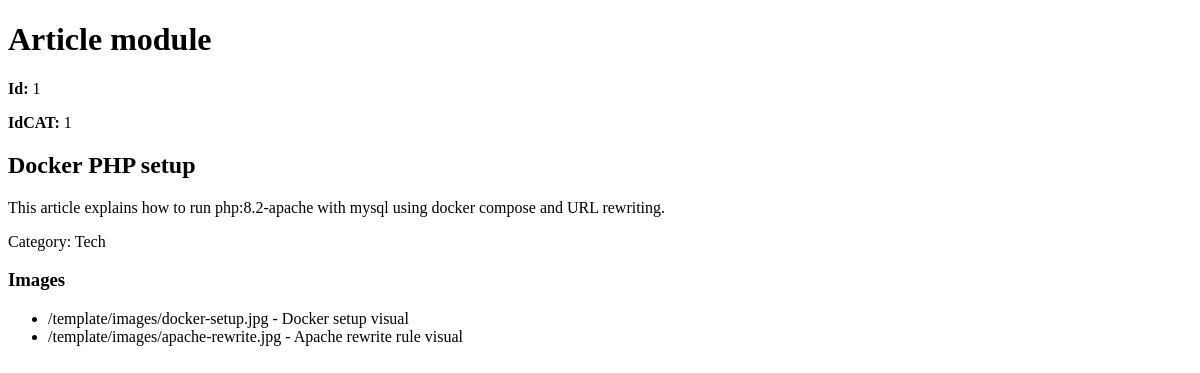
Page /pages/modules.php?id=1 on the earlier database version.
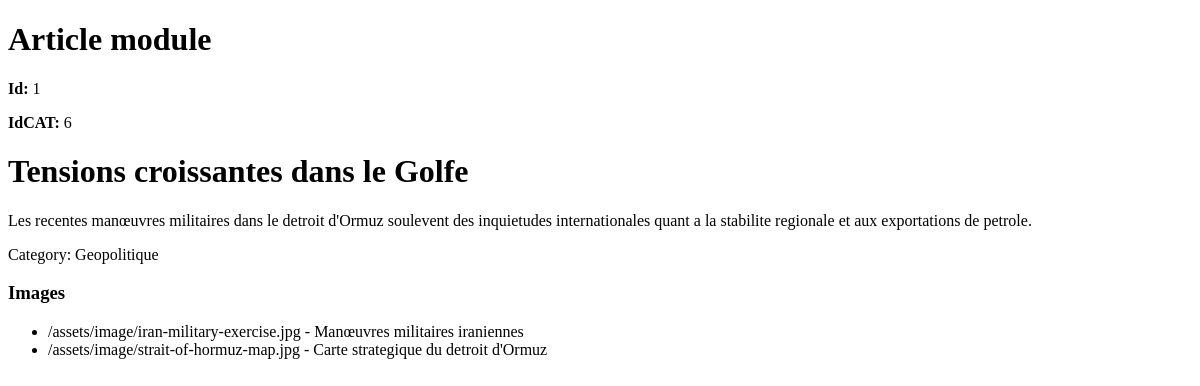
Same page on the later database version.
### tables this page shows
CREATE TABLE IF NOT EXISTS articles (
    id INT AUTO_INCREMENT PRIMARY KEY,
    category_id INT NOT NULL,
    body TEXT NOT NULL,
    created_at TIMESTAMP DEFAULT CURRENT_TIMESTAMP,
    CONSTRAINT fk_articles_category FOREIGN KEY (category_id) REFERENCES categories(id)
);

CREATE TABLE IF NOT EXISTS categories (
    id INT AUTO_INCREMENT PRIMARY KEY,
    name VARCHAR(150) NOT NULL,
    created_at TIMESTAMP DEFAULT CURRENT_TIMESTAMP
);

CREATE TABLE IF NOT EXISTS images (
    id INT AUTO_INCREMENT PRIMARY KEY,
    article_id INT NOT NULL,
    image_url VARCHAR(255) NOT NULL,
    alt_text VARCHAR(255),
    sort_order INT NOT NULL DEFAULT 1,
    created_at TIMESTAMP DEFAULT CURRENT_TIMESTAMP,
    CONSTRAINT fk_images_article FOREIGN KEY (article_id) REFERENCES articles(id) ON DELETE CASCADE
);

### includes/function.php (called while the page is built, shortened)
<?php
function findArticleById(PDO $pdo, int $articleId): ?array
{
    $stmt = $pdo->prepare('SELECT a.id, a.category_id, a.body, a.title, a.author, a.created_at, c.name AS category_name FROM articles a INNER JOIN categories c ON c.id = a.category_id WHERE a.id = :id LIMIT 1');
    $stmt->execute(['id' => $articleId]);
    $article = $stmt->fetch();
    return $article !== false ? $article : null;
}
function findCategoryByIdentifier(PDO $pdo, string $identifier): ?array
{
    if (ctype_digit($identifier)) {
        $stmt = $pdo->prepare('SELECT id, name FROM categories WHERE id = :id LIMIT 1');
        $stmt->execute(['id' => (int) $identifier]);
        $category = $stmt->fetch();
        return $category !== false ? $category : null;
    }
    $stmt = $pdo->prepare('SELECT id, name FROM categories WHERE LOWER(name) = LOWER(:name) LIMIT 1');
    $stmt->execute(['name' => $identifier]);
    $category = $stmt->fetch();
    return $category !== false ? $category : null;
}
function findImagesByArticleId(PDO $pdo, int $articleId): array
{
    $stmt = $pdo->prepare('SELECT id, image_url, alt_text, sort_order FROM images WHERE article_id = :article_id ORDER BY sort_order ASC, id ASC');
    $stmt->execute(['article_id' => $articleId]);
    return $stmt->fetchAll();
}

### pages/modules.php (the view, shortened to what this page needs)
<?php
require_once __DIR__ . '/../includes/function.php';
$id = trim((string) ($_GET['id'] ?? ''));
$idcat = trim((string) ($_GET['idcat'] ?? ''));
$errorMessage = '';
$article = null;
$category = null;
if ($id === '') {
	http_response_code(400);
	$errorMessage = 'Missing article identifier in URL.';
} else {
	try {
		if ($errorMessage === '') {
			$pdo = dbConnection();
			$article = findArticleById($pdo, (int) $id);
		}
		if ($article === null) {
			if ($errorMessage === '') {
				http_response_code(404);
				$errorMessage = 'Article not found.';
			}
		} else {
			$category = $idcat !== ''
				? findCategoryByIdentifier($pdo, $idcat)
				: findCategoryByIdentifier($pdo, (string) $article['category_id']);
			$images = findImagesByArticleId($pdo, (int) $article['id']);
		}
	} catch (Throwable $exception) {
		http_response_code(500);
		$errorMessage = 'Database error: ' . $exception->getMessage();
	}
}
?>
<!doctype html>
<html lang="en">
<head>
</head>
<body>
	<h1>Article module</h1>
	<?php if ($errorMessage !== ''): ?>
		<p><?= htmlspecialchars($errorMessage, ENT_QUOTES, 'UTF-8'); ?></p>
	<?php else: ?>
		<p><strong>Id:</strong> <?= htmlspecialchars($id, ENT_QUOTES, 'UTF-8'); ?></p>
		<p><strong>IdCAT:</strong> <?= htmlspecialchars($idcat !== '' ? $idcat : (string) ($article['category_id'] ?? ''), ENT_QUOTES, 'UTF-8'); ?></p>
		<div><?= (string) $article['body']; ?></div>
		<?php if ($category !== null): ?>
			<p>Category: <?= htmlspecialchars((string) $category['name'], ENT_QUOTES, 'UTF-8'); ?></p>
		<?php endif; ?>
		<?php if (!empty($images)): ?>
			<h3>Images</h3>
			<ul>
				<?php foreach ($images as $image): ?>
					<li>
						<?= htmlspecialchars((string) $image['image_url'], ENT_QUOTES, 'UTF-8'); ?>
						<?php if (!empty($image['alt_text'])): ?>
							- <?= htmlspecialchars((string) $image['alt_text'], ENT_QUOTES, 'UTF-8'); ?>
						<?php endif; ?>
					</li>
				<?php endforeach; ?>
			</ul>
		<?php endif; ?>
	<?php endif; ?>
</body>
</html>

Differences in the rows shown:
removed categories: name "Tech"
changed articles: category "1" → "6"; body "Docker PHP setup This article explains how to run php:8.2-apache with mysql using docker compose and URL rewriting." → "Tensions croissantes dans le Golfe Les recentes manœuvres militaires dans le detroit d'Ormuz soulevent des inquietudes internationales quant a la stabilite regionale et aux exportations de petrole."
added categories: name "Geopolitique"
changed images: image_url "/template/images/docker-setup.jpg" → "/assets/image/iran-military-exercise.jpg"; alt_text "Docker setup visual" → "Manœuvres militaires iraniennes"
changed images: image_url "/template/images/apache-rewrite.jpg" → "/assets/image/strait-of-hormuz-map.jpg"; alt_text "Apache rewrite rule visual" → "Carte strategique du detroit d'Ormuz"
